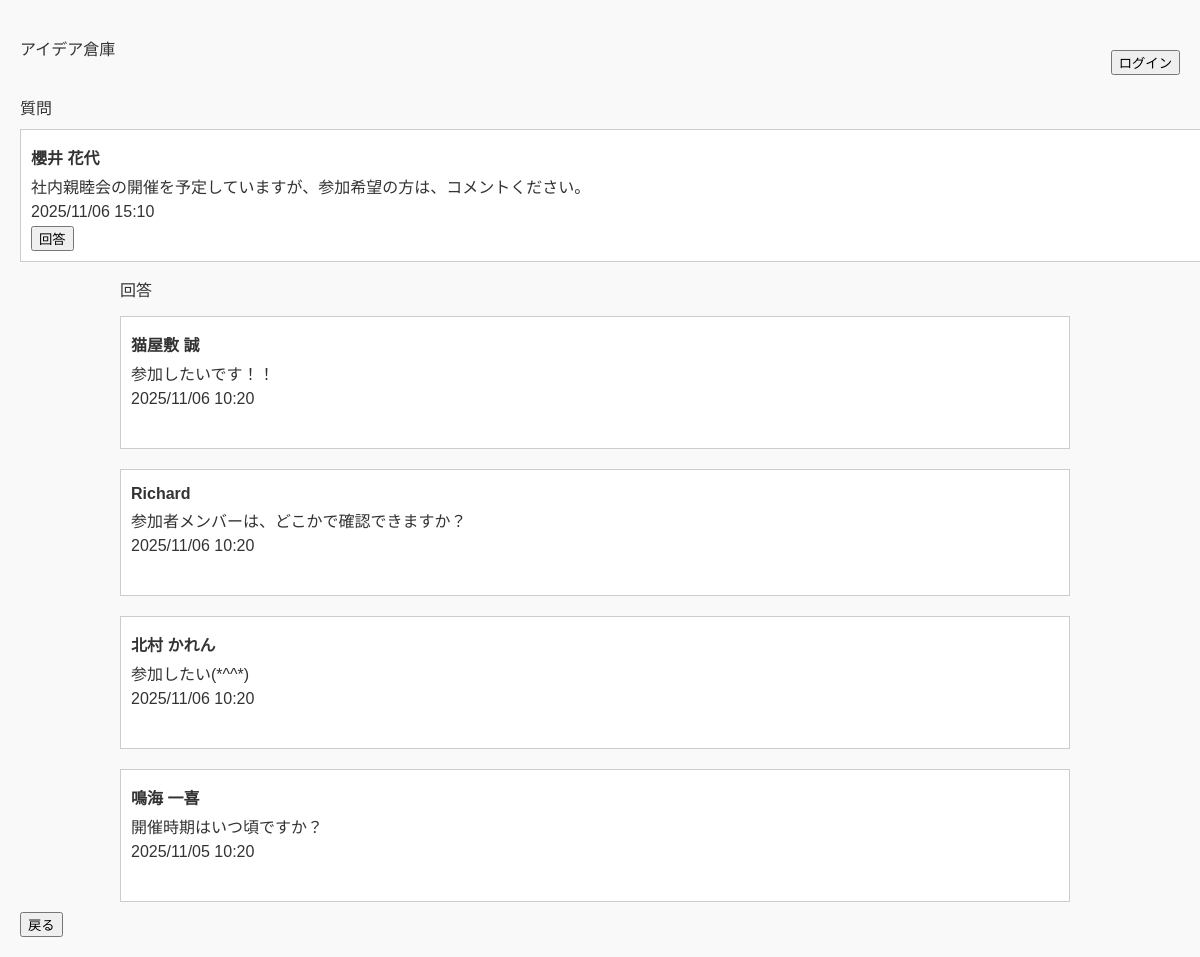
Page /pages/detail.php?id=3 on the committed database.
### tables this page shows
create table question(
    id int auto_increment primary key,
    userId int not null,
    question varchar(256) not null,
    date DATETIME not null,
    deleteFlg TINYINT(1) not null,
    FOREIGN KEY(userId) REFERENCES user(id)
);

create table user(
    id int auto_increment primary key,
    loginId varchar(10) not null UNIQUE,
    CHECK (CHAR_LENGTH(loginId) >= 8),
    password varchar(20) not null UNIQUE,
    CHECK (CHAR_LENGTH(password) >= 6),
    name varchar(10) not null
);

create table answer(
    id bigint auto_increment primary key,
    questionId int not null,
    userId int not null,
    answer varchar(256) not null,
    date DATETIME not null,
    deleteFlg TINYINT(1) not null,
    FOREIGN KEY(questionId) REFERENCES question(id),
    FOREIGN KEY(userId) REFERENCES user(id)
);

### pages/detail.php (the view, shortened to what this page needs)
<?php session_start();
require '../assets/header.php';
require '../db/connect.php';
?>
    <div class="header">
    <a href="questions.php" name="left-area">アイデア倉庫</a>
    <?php
    echo '<div class="right-area">';
    echo '<form action="../index.php" method="post">';
    if(isset($_SESSION['user'])){
    echo '<input type="submit" value="ログアウト">';
    } else {
    echo '<input type="submit" value="ログイン">';
    }
    echo '</form>';
    echo '</div>';
    echo '</div>';
    ?>
    <?php
    $questionId = $_GET['id'];
    if (isset($pdo) ?? $pdo instanceof PDO) {
    $stmt= $pdo->prepare('SELECT question.id, question.userId, question.question, question.date, question.deleteflg,
    user.name FROM question INNER JOIN user ON question.userId = user.id WHERE question.id=? AND question.deleteflg=0;');
    $stmt->execute([$questionId]);
    $question = $stmt->fetch(PDO::FETCH_ASSOC);
    if (isset($question['id']) && $question['deleteflg'] == 0) {
    echo '<p>質問</p>';
    echo '<div class="box">';
    echo '<p>' ,'<strong>', htmlspecialchars($question['name']) ,'</strong>', '</p>';
    echo '<p>' , htmlspecialchars($question['question']) , '</p>';
    echo '<p>' , date('Y/m/d H:i', strtotime($question['date'])) , '</p>';
    $questionId = $question['id'];
    echo '<form action="answer.php" method="get">';
    echo '<input type="submit" value="回答">';
    echo '</form>';
    echo '</div>';
    ?>
    <?php
    $stmt= $pdo->prepare('SELECT answer.userId, answer.id, answer.questionId, answer.answer, answer.date, user.name FROM answer INNER JOIN user ON answer.userId = user.id WHERE questionId = ? AND answer.deleteflg = 0 ORDER BY answer.date DESC');
    $stmt->execute([$questionId]);
    $answers = $stmt->fetchall(PDO::FETCH_ASSOC);
    echo '<div class="container">';
    echo '<p>回答</p>';
    foreach ($answers as $answer) {
    echo '<div class="box answer">';
    echo '<p>', '<strong>', htmlspecialchars($answer['name']),'</strong>' ,'</p>';
    echo '<p>
    ', htmlspecialchars($answer['answer']), '</p>';
    echo '<p>', date('Y/m/d H:i',strtotime($answer['date'])), '</p>';
    echo '</div>';
    }
    echo '</div>';
    } else {
    echo '質問を選択してください';
    }
    }
    ?>
    <form action="questions.php" method="get">
    <input type="submit" value="戻る">
    </form>
    <?php require "../assets/footer.php"?>

### assets/style.css (style rules this page uses)
body { font-family: sans-serif; background-color: #f9f9f9; margin: 20px; color: #333; max-width: 1200px; }
.box { width: 100%; border: 1px solid #ccc; padding: 10px; margin: 10px 0; background-color: #fff; word-break: break-all; overflow-wrap: break-word; white-space: normal; line-break: anywhere; hanging-punctuation: none; }
.answer { margin-left: 0px; }
p { margin: 5px 0; }
a, a:link, a:visited, a:hover, a:active { color: #333; text-decoration: none; }
form { width: 100%; }
.header { display: flex; flex-direction: row; justify-content: space-between; align-items: center; margin-bottom: 20px; width: 100%; box-sizing: border-box; }
.right-area { margin-top: 30px; display: flex; flex-direction: row; gap: 10px; align-items: center; }
.right-area form { display: inline-block; margin: 0; }
.container { width: 80%; display: flex; flex-direction: column; justify-content: center; margin-left: 100px; word-break: break-all; }

### rows in the picture
question: userId.name "櫻井 花代", question "社内親睦会の開催を予定していますが、参加希望の方は、コメントください。", date "2025/11/06 15:10"
answer: userId.name "猫屋敷 誠", answer "参加したいです！！", date "2025/11/06 10:20"
answer: userId.name "Richard", answer "参加者メンバーは、どこかで確認できますか？", date "2025/11/06 10:20"
answer: userId.name "北村 かれん", answer "参加したい(*^^*)", date "2025/11/06 10:20"
answer: userId.name "鳴海 一喜", answer "開催時期はいつ頃ですか？", date "2025/11/05 10:20"
